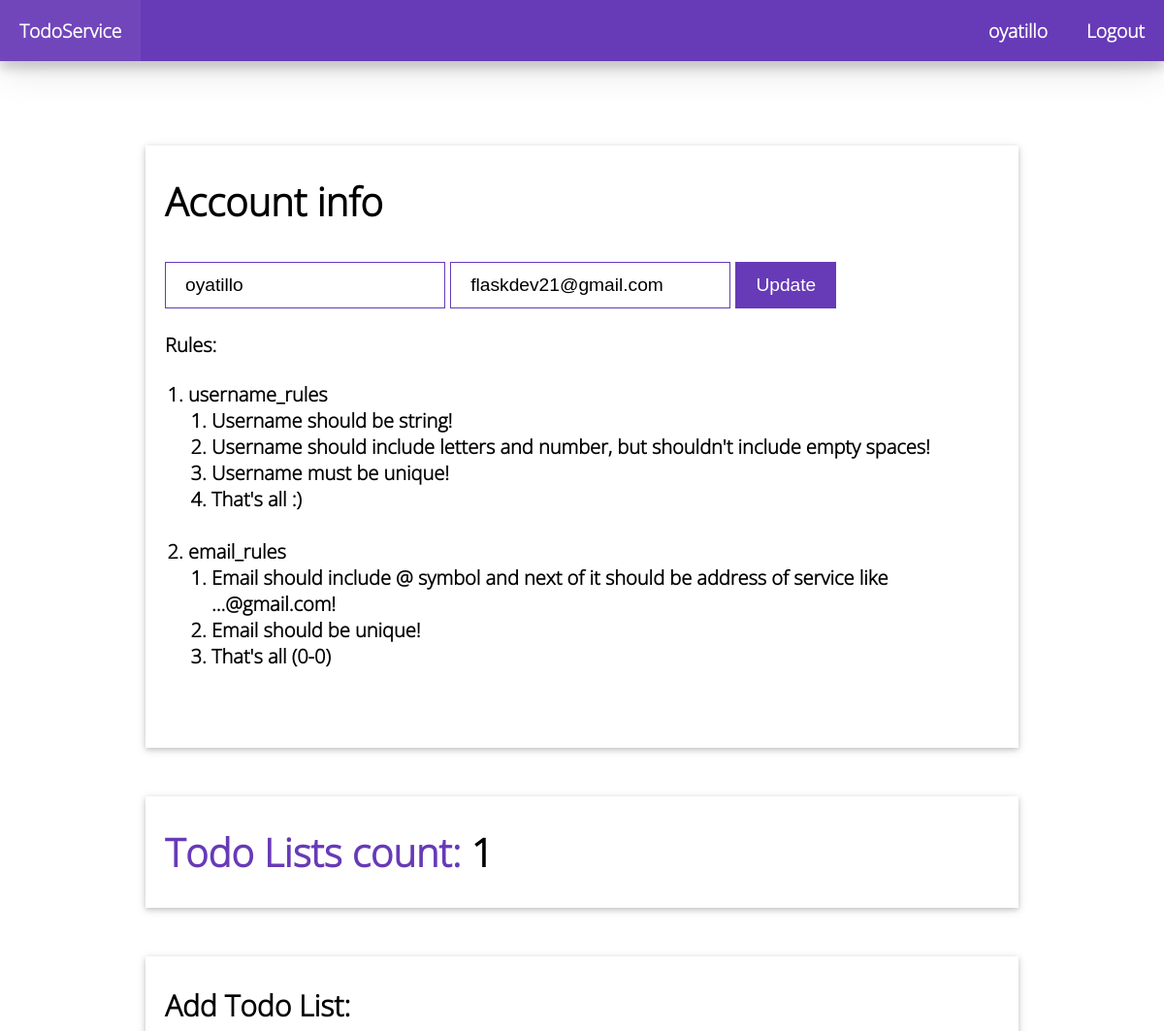
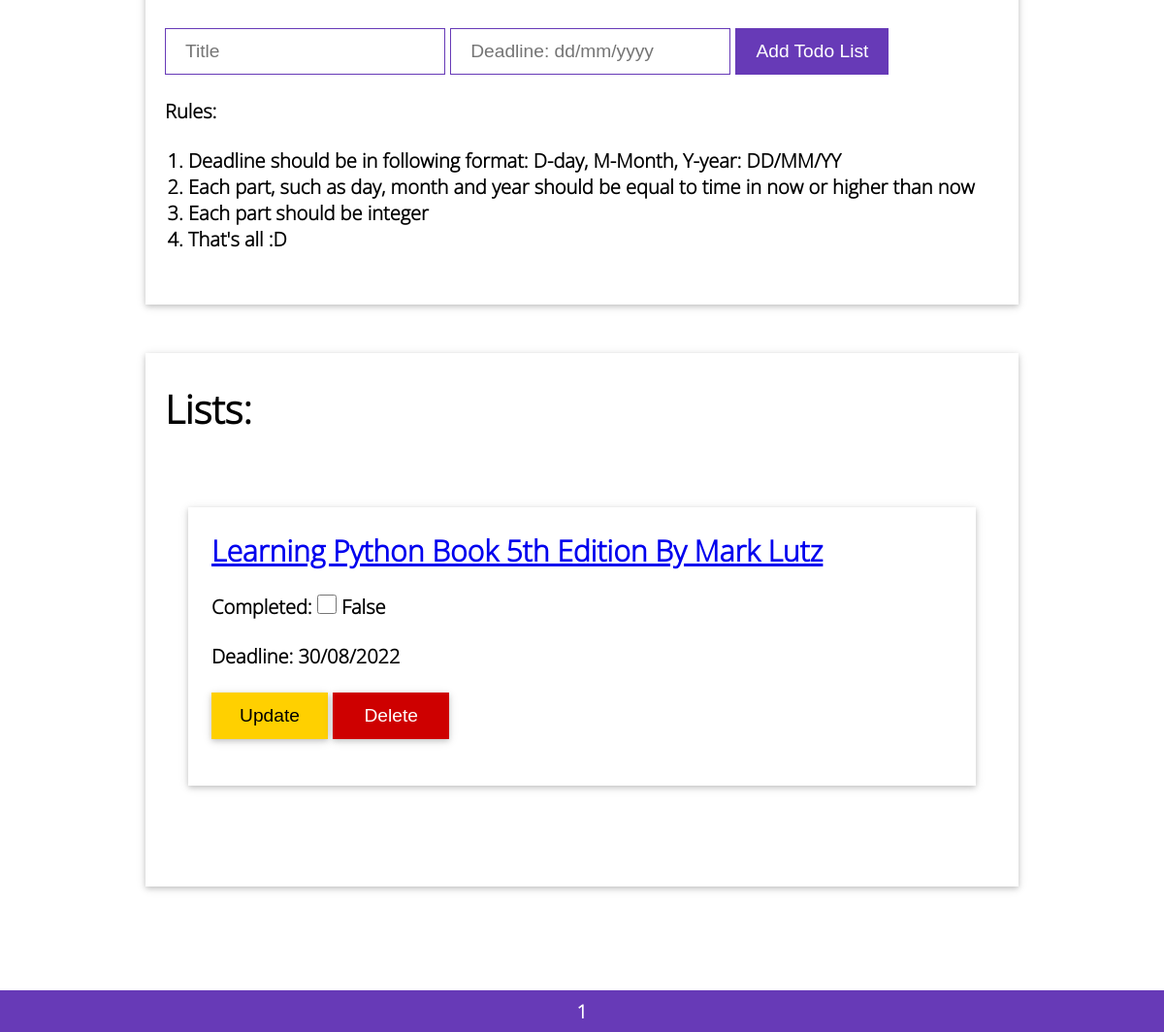
Screenshot of /profile (signed in) with the database file from the repository (2 pictures, top to bottom).
### database/models.py (models this page shows, shortened)
class DBcommands:
    def insert(self):
        db.session.add(self)
        db.session.commit()

class User(db.Model, UserMixin, DBcommands):
    __tablename__ = "users"
    id = db.Column(db.Integer(), primary_key=True, nullable=False)
    public_id = db.Column(db.String(), nullable=False, unique=True)
    username = db.Column(db.String(30), nullable=False, unique=True)
    email = db.Column(db.String, nullable=False)
    password_hash = db.Column(db.String, nullable=False)
    todo_lists = db.relationship(
        'TodoList', backref="owner", lazy=True, cascade="all, delete-orphan")
    todos = db.relationship('Todo', backref="owner",
                            lazy=True, cascade="all, delete-orphan")
    def short(self):
        return {
            "id": self.id,
            "username": self.username,
            "email": self.email,
            "todo_lists": [todo_list.short() for todo_list in self.todo_lists],
            "total_todo_lists": len(self.todo_lists),
            "total_todos": len(self.todos)
        }

class TodoList(db.Model, DBcommands):
    __tablename__ = "todo_lists"
    id = db.Column(db.Integer, primary_key=True, nullable=False)
    public_id = db.Column(db.String(), nullable=False, unique=True)
    title = db.Column(db.String, nullable=False)
    deadline = db.Column(db.String, nullable=False, default=now)
    completed = db.Column(db.Boolean, default=False)
    todos = db.relationship('Todo', backref='todo_list',
                            lazy=True, cascade='all, delete-orphan')
    owner_id = db.Column(db.Integer, db.ForeignKey("users.id"), nullable=False)
    def short(self):
        return {
            "id": self.id,
            "public_id": self.public_id,
            "title": self.title,
            "deadline": self.deadline,
            "completed": self.completed,
            "owner_id": self.owner_id
        }
    def format(self):
        return {
            "id": self.id,
            "public_id": self.public_id,
            "title": self.title,
            "deadline": self.deadline,
            "completed": self.completed,
            "todos": [todo.format() for todo in self.todos],
            "owner_id": self.owner_id
        }

### user/__init__.py (the view, shortened to what this page needs)
@user.route("/profile", methods=["GET", "POST"])
@login_required
def profile():
    user = User.query.get(current_user.get_id())
    paginate = Pagination()
    todo_lists = TodoList.query.filter_by(owner=user).order_by(TodoList.id).all()
    todo_lists = paginate.paginate_item(request, todo_lists)
    return render_template("user/profile.html",
                           user=user, todo_lists=todo_lists,
                           pages=math.ceil(len(user.todo_lists) / 5),
                           data_rules=data_rules)

### app.py (called while the page is built)
def create_app(test_config=None):
    app = Flask(__name__)
    app.config.from_object("config.Config")
    db = setup_db(app)
    login_manager = LoginManager()
    login_manager.init_app(app)
    login_manager.login_view = "auth.login"
    @login_manager.user_loader
    def load_user(user_id):
        return User.query.get(user_id)
    app.register_blueprint(main)
    app.register_blueprint(user)
    app.register_blueprint(auth)
    app.register_blueprint(main_manager)
    app.register_blueprint(api)
    return app

### utils/__init__.py (called while the page is built)
    def paginate_item(self, request, selection):
        page = request.args.get('page', 1, type=int)
        start = (page - 1) * TODO_OR_TODOLIST_PER_PAGE
        end = start + TODO_OR_TODOLIST_PER_PAGE
        items = [item.format() for item in selection]
        current_items = items[start:end]
        return current_items

### user/templates/user/profile.html (shortened to what this page needs)
{% extends 'base.html' %}
{% block content %}
<main class="section">
    <div class="card w-75 shadow">
        <div class="card-body">
            <h1>Account info</h1>
            <form id="update_info">
                <input type="text" id="update_username" value="{{ user.username }}">
                <input type="email" id="update_email" value="{{ user.email }}">
                <input type="submit" value="Update">
                {%
                    set rules = {
                        "username_rules": data_rules["username_rules"],
                        "email_rules": data_rules["email_rules"]
                    }
                %}
                <div class="my-normal">
                  <ul type="none">
                    <li>Rules:
                      <ol class="px-normal py-normal">
                        {% for rule_name in rules %}
                          <li>{{ rule_name }}
                            <ol class="px-normal">
                                {% for rule in rules[rule_name] %}
                                    <li>{{ rule }}</li>
                                {% endfor %}
                            </ol>
                          </li>
                          <br>
                        {% endfor %}
                      </ol>
                    </li>
                  </ul>
                </div>
            </form>
        </div>
    </div>
</main>
<section class="section">
    <div class="card w-75 shadow">
        <h1 class="display-4">
            <span class="text__default">Todo Lists count:</span>
            <span id="counter">{{ user.short()['total_todo_lists'] }}</span>
        </h1>
    </div>
</section>
<section class="section">
    <div class="card w-75 shadow">
        <div class="card-body">
            <h1>Add Todo List:</h1>
            <form id="add_todo_list">
                <input type="text" id="add_todo_list_title" placeholder="Title">
                <input type="text" id="add_todo_list_deadline" placeholder="Deadline: dd/mm/yyyy">
                <input type="submit" value="Add Todo List" class="bg__default__hover">
                <div class="my-normal">
                  <ul type="none">
                    <li>Rules:
                      <ol class="px-normal py-normal">
                        {% for rule in data_rules["deadline_rules"] %}
                          <li>{{ rule }}</li>
                        {% endfor %}
                      </ol>
                    </li>
                  </ul>
                </div>
            </form>
        </div>
    </div>
</section>
<section class="section">
    <div class="card w-75 shadow">
        <div class="card-body">
            <h1 class="display-4">Lists:</h1>
            <ul class="px-normal py-normal" type="none" id="todo_lists">
                {% for list in todo_lists %}
                <li class="display-flex justify-content-between
                        shadow px-normal py-normal
                        section flex-wrap" id="todo-list-{{ list.public_id }}">
                    <div>
                        <h1>
                            <a href="{{ url_for('main_manager.todo_list_detail',
                                            list_public_id=list.public_id) }}" id="todo-list-title-{{ list.public_id }}" class="content">
                                {{ list.title }}
                            </a>
                        </h1>
                        <p class="display-block py-normal">
                            <span>Completed: </span>
                            <input type="checkbox" {% if list.completed %} checked {% endif %} id="todo-list-completed-{{ list.public_id }}" class="completed-checkbox disabled">
                            <span>{{ list.completed }}</span>
                        </p>
                        <p>
                            <span>Deadline:</span> <span class="content" id="todo-list-deadline-{{ list.public_id }}">{{ list.deadline }}</span>
                        </p>
                    </div>
                    <div class="py-normal">
                        <button class="
                                btn bg__yellow text__light btn-yellow
                                pointer shadow todo-list-open-updator-btns" data-id="todo-list-{{ list.public_id }}">
                            Update
                        </button>
                        <button class="
                                btn bg__red text__light btn-red
                                pointer shadow delete-btns" data-id="todo-list-{{ list.public_id }}">
                            Delete
                        </button>
                    </div>
                </li>
                {% endfor %}
            </ul>
        </div>
    </div>
</section>
<section class="pagination">
    {% for page in range(1, pages + 1) %}
    <a href="{{ url_for('user.profile') }}?page={{ page }}" class="pagination-item">{{ page }}</a>
    {% endfor %}
</section>
{% endblock %}

### templates/base.html (shortened to what this page needs)
<!DOCTYPE html>
<html lang="en">
<head>
    <link rel="stylesheet" href="{{ url_for('static', filename='css/main.css') }}">
</head>
<body>
    <div class="navbar bg__default shadow__lg">
        <div class="logo pointer bg__default__hover">
            <a href="/" class="link">TodoService</a>
        </div>
        <ul class="right">
            {% if current_user.is_anonymous %}
            <li class="bg__default__hover pointer"><a href="{{ url_for('auth.login') }}" class="link">Sign in</a></li>
            {% else %}
            {% if user %}
            <li class="bg__default__hover pointer">
                <span>{{ user.username }}</span>
            </li>
            <li class="bg__default__hover pointer">
                <a href="{{ url_for('auth.logout') }}">Logout</a>
            </li>
            {% endif %}
            {% endif %}
        </ul>
    </div>
    <div class="section-lg">
        {% block content %}
        {% endblock %}
    </div>
</body>
</html>

### static/css/main.css (style rules this page uses)
* { margin: 0; padding: 0; box-sizing: border-box; }
body { font-family: "Main"; font-size: 20px; font-weight: 600; }
.navbar { display: flex; justify-content: space-between; font-size: 1.2rem; color: white; transition: all 0.2s ease-in; position: fixed; width: 100%; top: 0; z-index: 3; }
.navbar .logo { padding: 18px 20px; }
.navbar .right { display: flex; flex-wrap: wrap; list-style: none; }
.navbar .right li { padding: 18px 20px; transition: all 0.2s linear; }
.navbar .right li a, .navbar .right details li a { text-decoration: none; color: white; }
.card { width: 300px; margin: 0 auto; padding: 30px 20px; position: relative; }
.card-body { width: 100%; position: relative; }
.card-body input, textarea { font-size: 1.2rem; padding: 12px 20px; border: 1px solid var(--default); }
.card-body input[type='submit'] { background-color: var(--default); color: white; margin: 35px auto 0px auto; cursor: pointer; transition: 0.2s ease-in; }
.pagination { display: flex; justify-content: center; border: 2px solid var(--default); background-color: var(--default); color: white; position: fixed; width: 100%; bottom: 0; z-index: 3; }
.pagination .pagination-item { display: inline; padding: 6px; font-size: 1.2rem; text-decoration: none; color: white; }

### static/css/helpers.css (style rules this page uses)
:root { --default: #673ab7; --default-hover: #7146bb; --red: rgb(206, 0, 0); --yellow: rgb(255, 208, 0); }
.bg__default { background-color: var(--default) !important; }
.bg__red { background: var(--red); }
.text__default { color: var(--default); }
.bg__yellow { background: var(--yellow); }
.text__light { color: white; }
.pointer { cursor: pointer; }
.section { margin: 50px auto; }
.section-lg { margin: 150px auto; }
.display-4 { font-size: 2.5rem; }
.shadow { -webkit-box-shadow: 0 2px 5px 0 rgba(0, 0, 0, 0.16), 0 2px 10px 0 rgba(0, 0, 0, 0.12); -moz-box-shadow: 0 2px 5px 0 rgba(0, 0, 0, 0.16), 0 2px 10px 0 rgba(0, 0, 0, 0.12); box-shadow: 0 2px 5px 0 rgba(0, 0, 0, 0.16), 0 2px 10px 0 rgba(0, 0, 0, 0.12); }
.shadow__lg { -webkit-box-shadow: 0 8px 10px 0 rgba(0, 0, 0, 0.16), 0 8px 40px 0 rgba(0, 0, 0, 0.12); -moz-box-shadow: 0 8px 10px 0 rgba(0, 0, 0, 0.16), 0 8px 40px 0 rgba(0, 0, 0, 0.12); box-shadow: 0 8px 10px 0 rgba(0, 0, 0, 0.16), 0 8px 40px 0 rgba(0, 0, 0, 0.12); }
.w-75 { width: 75% !important; }
.my-normal { margin-top: 24px; }
.py-normal { padding-top: 24px; padding-bottom: 24px; }
.px-normal { padding-left: 24px; padding-right: 24px; }
.display-flex { display: flex !important; }
.display-block { display: block; }
.flex-wrap { flex-wrap: wrap !important; }
.justify-content-between { justify-content: space-between !important; }
.link { text-decoration: none; color: white; }
.completed-checkbox { border-radius: 0; width: 20px; height: 20px; }
.disabled { pointer-events: none; }
.btn { font-size: 1.2rem; padding: 12px 0px; width: 120px; transition: 0.2s ease-in; }
.btn-red { border: 1px solid var(--red); }
.btn-yellow { border: 1px solid var(--yellow); color: black; }

### rows the page displays
User: username "oyatillo", email "flaskdev21@gmail.com", id+username+email "1"
TodoList: title "Learning Python Book 5th Edition By Mark Lutz", completed "False", deadline "30/08/2022"

### other values shown
{{ rule_name }} "username_rules" "email_rules"
{{ rule }} "Username should be string!" "Username should include letters and number, but shouldn't include empty spaces!" "Username must be unique!" "That's all :)" "Email should include @ symbol and next of it should be address of service like ...@gmail.com!" "Email should be unique!" "That's all (0-0)"
{{ rule }} "Deadline should be in following format: D-day, M-Month, Y-year: DD/MM/YY" "Each part, such as day, month and year should be equal to time in now or higher than now" "Each part should be integer" "That's all :D"
{{ page }} "1"
